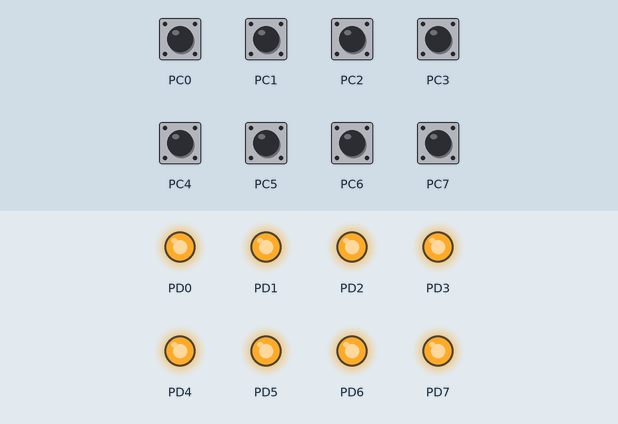
A program run on a simulated ATmega328P, built with avr-gcc and emulated at 16 MHz. Shown: output pins drawn as LEDs (lit = HIGH). The inputs (shaded band) are chosen by the test bench; at power-on: PC0–7 HIGH.

Above: at 1.2 s.
1.3 s: PC0 pulled LOW for 0.15 s
At 1.37 s:
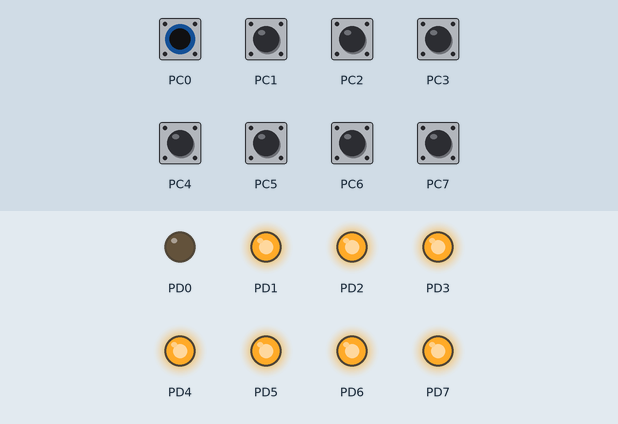
2.9 s: PC1 pulled LOW for 0.15 s
At 2.97 s:
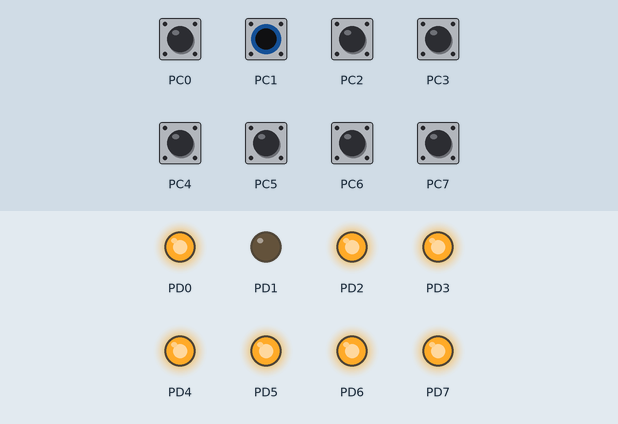
4.5 s: PC2 pulled LOW for 0.15 s
At 4.57 s:
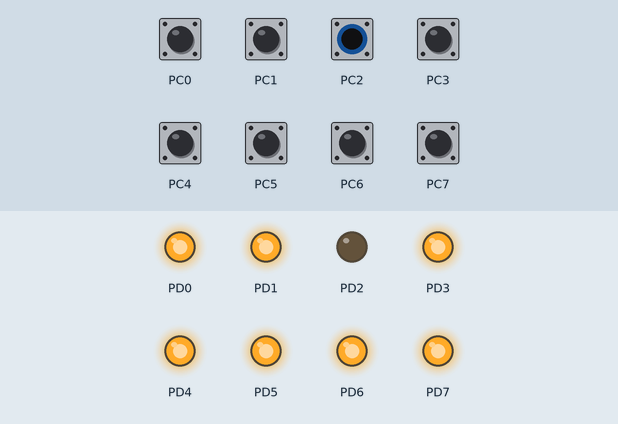
6.1 s: PC3 pulled LOW for 0.15 s
At 6.17 s:
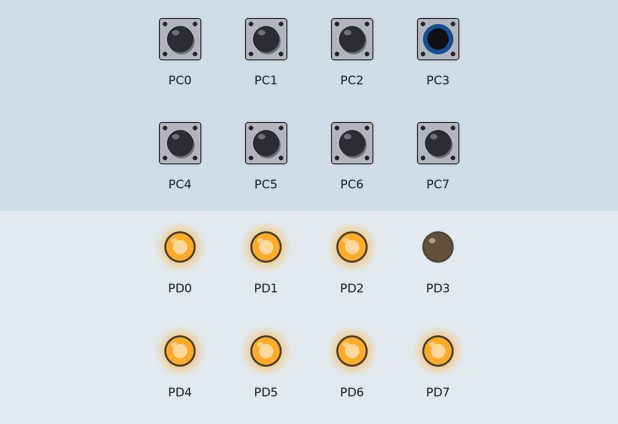
7.7 s: PC4 pulled LOW for 0.15 s
At 7.77 s:
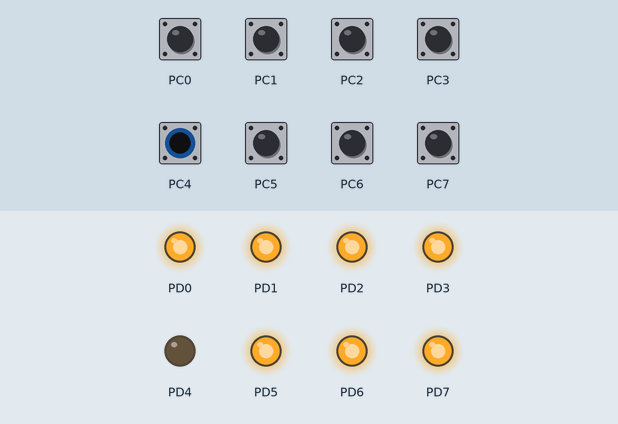
9.3 s: PC5 pulled LOW for 0.15 s
At 9.37 s:
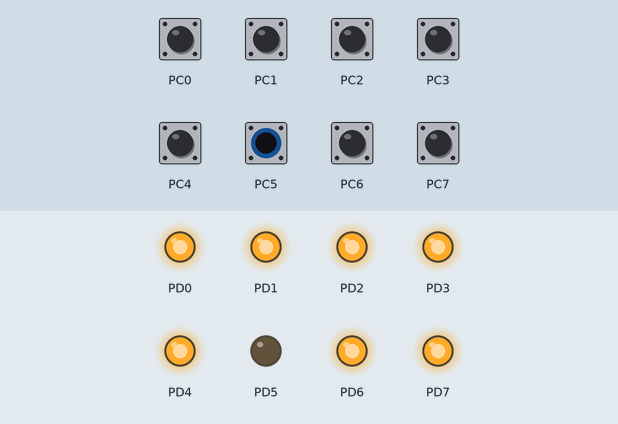
Timing chart, 0 to 11.9 s (numbered marks = the images above; inputs shaded):
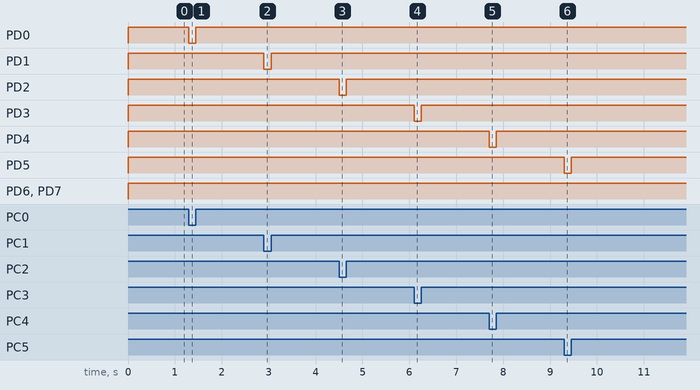

The program:

main.c
```c
/*
 * 1_Parpadeo_led_version2.c
 *
 * Created: 21/03/2022 04:13:14 p. m.
 * Author : diego
 */

/*DECLARACIÓN DE CONSTANTES USANDO #define: Hay que tener en cuenta que al declarar constantes con #define debemos hacerlo antes de los #include (que importan
librerías), pero antes de declarar nuestras funciones y demás. No se usa el signo de igual para asignar un valor, solo se declara el nombre y luego el valor.*/
#define F_CPU 16000000UL //Frecuencia del reloj, es necesario declararla porque la librería delay de manejo de tiempos la utiliza

//IMPORTACIÓN DE LIBRERÍAS, DIRECTIVAS
#include <avr/io.h> //Librería para todo el manejo de puertos y demás aspectos del microcontrolador AVR Atmega328P
#include <util/delay.h> //Librería de manejo de tiempos, como retardos principalmente

//DECLARACIÓN DE VARIABLES GLOBALES (CABECERAS DE FUNCIÓN)
int val = 0;	//Variable que almacenará el contenido proveniente del PINB
//int i = 0, val = 0; Se pueden declarar muchas variables también de esta manera

//MÉTODO MAIN O EJECUTABLE: Desde este método se ejecuta todo el código y es lo que diferencía la librería de un ejecutable.
int main(void)
{
    //PROGRAMACIÓN DE LA MÁQUINA: Se indica por medio de los registros de función específica si los pines de los puertos B, C y D serán entradas o salidas.
	//0: Pin como entrada
	//1: Pin como salida
	DDRC = 0x00; //Todos los pines del puerto C son entradas
	DDRD = 0xFF; //Todos los pines del puerto D son salidas

	/*Indicación de los pines de salida, si se declaró como entrada alguno de los pines y se utiliza un 1 en este registro, la entrada llegará al microcontrolador
	de manera inversa a la original (resistencias pull-up), si se pone un 0 llegará de forma normal (resistencias pull-down). Funciona más o menos como una compuerta NOT.*/
	//Los dos pines más significativos del Puerto B y C no se pueden usar, en el Puerto D si se puede.
	//El puerto B tiene 6 pines.
	//El puerto C tiene 6 pines.
	//El puerto D tiene 8 pines.
	PORTC = 0xFF; //La entrada llegará al microcontrolador de manera inversa a la original (Resistencias pull-up)

	//Los registros DDR indican si un puerto es entrada o salida, los registros PORT manejan las salidas y los registros PIN reciben las entradas de los puertos B, C y D.
	//DDR dice cual puerto es entrada o salida.
	//PORT saca datos.
	//PIN lee datos recopilados.

    while (1)
    {
		val = PINC;		//Los bits provenientes del puerto C se almacenan en la variable val
		/*Se recomienda en la bibliografía que cuando se hace una asignación al PIN, se le de un tiempo de 2 NOP, osea 2 microsegundos, para que
		el puerto se regule.*/
		//Cuando se usen delays en las simulaciones, se debe poner un 1 dentro del paréntesis sino se queda mucho tiempo trabado el simulador.
		asm volatile ("NOP"); //NOP: Indica un retardo de tiempo de dos ciclos de máquina, el cual está relacionado a la señal de reloj del microcontrolador
		asm volatile ("NOP"); //NOP: Indica un retardo de tiempo de dos ciclos de máquina, el cual está relacionado a la señal de reloj del microcontrolador
		PORTD = val;	//Los bits guardados en la variable val salen por el puerto D
		asm volatile ("NOP"); //NOP: Indica un retardo de tiempo de dos ciclos de máquina, el cual está relacionado a la señal de reloj del microcontrolador
		asm volatile ("NOP"); //NOP: Indica un retardo de tiempo de dos ciclos de máquina, el cual está relacionado a la señal de reloj del microcontrolador
    }
}
```

Measured:
- after the input at 1.3 s, PD0: HIGH → LOW at once, → HIGH 0.15 s later
- after the input at 2.9 s, PD1: HIGH → LOW at once, → HIGH 0.15 s later
- after the input at 4.5 s, PD2: HIGH → LOW at once, → HIGH 0.15 s later
- after the input at 6.1 s, PD3: HIGH → LOW at once, → HIGH 0.15 s later
- after the input at 7.7 s, PD4: HIGH → LOW at once, → HIGH 0.15 s later
- after the input at 9.3 s, PD5: HIGH → LOW at once, → HIGH 0.15 s later
